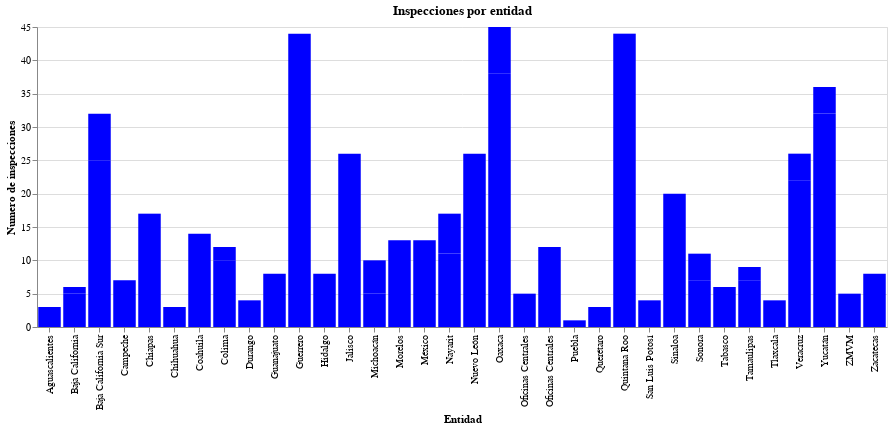

The notebook cell saved with this chart:
### Code cell
#Impresión de gráfico
grafico_Inspecciones

### Figure 1 — Vega-Lite specification as saved in the notebook (floating-point values rounded to 4 significant figures)
{"config": {"view": {"continuousWidth": 400, "continuousHeight": 300}}, "data": {"name": "data-618fe422a95e0677b81ef9286750aa7c"}, "mark": {"type": "bar", "color": "blue"}, "encoding": {"x": {"type": "ordinal", "field": "Entidad"}, "y": {"type": "quantitative", "field": "Inspeccion", "title": "Numero de inspecciones"}}, "title": "Inspecciones por entidad", "width": 850, "$schema": "https://vega.github.io/schema/vega-lite/v4.8.1.json", "datasets": {"data-618fe422a95e0677b81ef9286750aa7c": [{"Entidad": "Aguascalientes", "Materia ": "Impacto Ambiental", "Inspeccion": 3}, {"Entidad": "Baja California", "Materia ": "Impacto Ambiental", "Inspeccion": 5}, {"Entidad": "Baja California Sur", "Materia ": "Impacto Ambiental", "Inspeccion": 25}, {"Entidad": "Campeche", "Materia ": "Impacto Ambiental", "Inspeccion": 7}, {"Entidad": "Chiapas", "Materia ": "Impacto Ambiental", "Inspeccion": 12}, {"Entidad": "Chihuahua", "Materia ": "Impacto Ambiental", "Inspeccion": 3}, {"Entidad": "Coahuila", "Materia ": "Impacto Ambiental", "Inspeccion": 14}, {"Entidad": "Colima", "Materia ": "Impacto Ambiental", "Inspeccion": 10}, {"Entidad": "Durango", "Materia ": "Impacto Ambiental", "Inspeccion": 4}, {"Entidad": "Guanajuato", "Materia ": "Impacto Ambiental", "Inspeccion": 8}, {"Entidad": "Guerrero", "Materia ": "Impacto Ambiental", "Inspeccion": 24}, {"Entidad": "Hidalgo", "Materia ": "Impacto Ambiental", "Inspeccion": 8}, {"Entidad": "Jalisco", "Materia ": "Impacto Ambiental", "Inspeccion": 18}, {"Entidad": "México", "Materia ": "Impacto Ambiental", "Inspeccion": 13}, {"Entidad": "Michoacán", "Materia ": "Impacto Ambiental", "Inspeccion": 5}, {"Entidad": "Morelos", "Materia ": "Impacto Ambiental", "Inspeccion": 13}, {"Entidad": "Nayarit", "Materia ": "Impacto Ambiental", "Inspeccion": 11}, {"Entidad": "Nuevo León", "Materia ": "Impacto Ambiental", "Inspeccion": 26}, {"Entidad": "Oaxaca", "Materia ": "Impacto Ambiental", "Inspeccion": 38}, {"Entidad": "Puebla", "Materia ": "Impacto Ambiental", "Inspeccion": 1}, {"Entidad": "Querétaro", "Materia ": "Impacto Ambiental", "Inspeccion": 3}, {"Entidad": "Quintana Roo", "Materia ": "Impacto Ambiental", "Inspeccion": 39}, {"Entidad": "San Luis Potosí", "Materia ": "Impacto Ambiental", "Inspeccion": 4}, {"Entidad": "Sinaloa", "Materia ": "Impacto Ambiental", "Inspeccion": 12}, {"Entidad": "Sonora", "Materia ": "Impacto Ambiental", "Inspeccion": 7}, {"Entidad": "Tabasco", "Materia ": "Impacto Ambiental", "Inspeccion": 6}, {"Entidad": "Tamaulipas", "Materia ": "Impacto Ambiental", "Inspeccion": 7}, {"Entidad": "Tlaxcala", "Materia ": "Impacto Ambiental", "Inspeccion": 4}, {"Entidad": "Veracruz", "Materia ": "Impacto Ambiental", "Inspeccion": 22}, {"Entidad": "Yucatán", "Materia ": "Impacto Ambiental", "Inspeccion": 32}, {"Entidad": "Zacatecas", "Materia ": "Impacto Ambiental", "Inspeccion": 8}, {"Entidad": "ZMVM", "Materia ": "Impacto Ambiental", "Inspeccion": 5}, {"Entidad": "Oficinas Centrales", "Materia ": "Impacto Ambiental", "Inspeccion": 5}, {"Entidad": "Baja California", "Materia ": "ZOFEMAT", "Inspeccion": 1}, {"Entidad": "Baja California Sur", "Materia ": "ZOFEMAT", "Inspeccion": 7}, {"Entidad": "Campeche", "Materia ": "ZOFEMAT", "Inspeccion": 0}, {"Entidad": "Chiapas", "Materia ": "ZOFEMAT", "Inspeccion": 5}, {"Entidad": "Colima", "Materia ": "ZOFEMAT", "Inspeccion": 2}, {"Entidad": "Guerrero", "Materia ": "ZOFEMAT", "Inspeccion": 20}, {"Entidad": "Jalisco", "Materia ": "ZOFEMAT", "Inspeccion": 8}, {"Entidad": "Michoacán", "Materia ": "ZOFEMAT", "Inspeccion": 5}, {"Entidad": "Nayarit", "Materia ": "ZOFEMAT", "Inspeccion": 6}, {"Entidad": "Oaxaca", "Materia ": "ZOFEMAT", "Inspeccion": 7}, {"Entidad": "Quintana Roo", "Materia ": "ZOFEMAT", "Inspeccion": 5}, {"Entidad": "Sinaloa", "Materia ": "ZOFEMAT", "Inspeccion": 8}, {"Entidad": "Sonora", "Materia ": "ZOFEMAT", "Inspeccion": 4}, {"Entidad": "Tabasco", "Materia ": "ZOFEMAT", "Inspeccion": 0}, {"Entidad": "Tamaulipas", "Materia ": "ZOFEMAT", "Inspeccion": 2}, {"Entidad": "Veracruz", "Materia ": "ZOFEMAT", "Inspeccion": 4}, {"Entidad": "Yucatán", "Materia ": "ZOFEMAT", "Inspeccion": 4}, {"Entidad": "Oficinas Centrales ", "Materia ": "ZOFEMAT", "Inspeccion": 12}]}}
